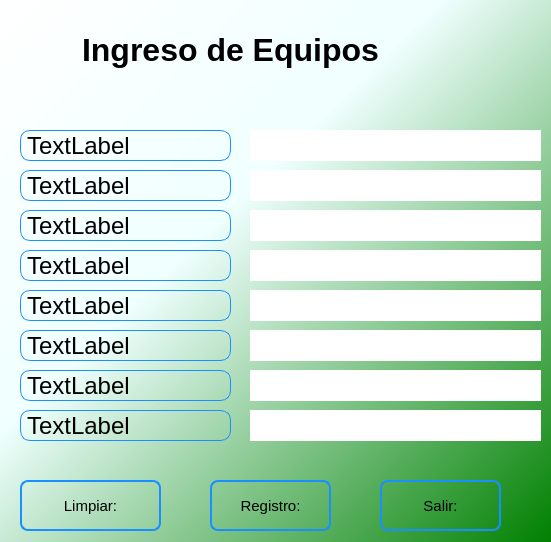
<?xml version="1.0" encoding="UTF-8"?>
<ui version="4.0">
 <class>MainWindow</class>
 <widget class="QMainWindow" name="MainWindow">
  <property name="geometry">
   <rect>
    <x>0</x>
    <y>0</y>
    <width>551</width>
    <height>542</height>
   </rect>
  </property>
  <property name="sizePolicy">
   <sizepolicy hsizetype="Fixed" vsizetype="Fixed">
    <horstretch>0</horstretch>
    <verstretch>0</verstretch>
   </sizepolicy>
  </property>
  <property name="maximumSize">
   <size>
    <width>551</width>
    <height>542</height>
   </size>
  </property>
  <property name="windowTitle">
   <string>EgresoEquios</string>
  </property>
  <property name="windowIcon">
   <iconset>
    <normaloff>../img/pucusoft.png</normaloff>../img/pucusoft.png</iconset>
  </property>
  <widget class="QWidget" name="Fondo">
   <property name="styleSheet">
    <string notr="true">background-color: qlineargradient(x1: 0, y1: 0, x2: 1, y2: 1,stop: 0 white, stop: 0.4 azure,stop: 1 green);</string>
   </property>
   <widget class="QLabel" name="Logo">
    <property name="geometry">
     <rect>
      <x>430</x>
      <y>10</y>
      <width>91</width>
      <height>91</height>
     </rect>
    </property>
    <property name="styleSheet">
     <string notr="true">background-color: none;</string>
    </property>
    <property name="text">
     <string/>
    </property>
    <property name="pixmap">
     <pixmap>../img/Logo_HelpDesk.png</pixmap>
    </property>
    <property name="scaledContents">
     <bool>true</bool>
    </property>
    <property name="wordWrap">
     <bool>false</bool>
    </property>
   </widget>
   <widget class="QLabel" name="Marquesina">
    <property name="geometry">
     <rect>
      <x>80</x>
      <y>20</y>
      <width>301</width>
      <height>61</height>
     </rect>
    </property>
    <property name="styleSheet">
     <string notr="true">background-color: none;

</string>
    </property>
    <property name="text">
     <string>&lt;html&gt;&lt;head/&gt;&lt;body&gt;&lt;p align=&quot;center&quot;&gt;&lt;span style=&quot; font-size:24pt; font-weight:700;&quot;&gt;Ingreso de Equipos&lt;/span&gt;&lt;/p&gt;&lt;/body&gt;&lt;/html&gt;</string>
    </property>
   </widget>
   <widget class="QFrame" name="Etiqueta_Frame">
    <property name="geometry">
     <rect>
      <x>10</x>
      <y>110</y>
      <width>231</width>
      <height>351</height>
     </rect>
    </property>
    <property name="styleSheet">
     <string notr="true">background-color: none;
border-color: black;
border-style: dashed;</string>
    </property>
    <property name="frameShape">
     <enum>QFrame::StyledPanel</enum>
    </property>
    <property name="frameShadow">
     <enum>QFrame::Raised</enum>
    </property>
    <widget class="QLabel" name="label_2">
     <property name="geometry">
      <rect>
       <x>10</x>
       <y>20</y>
       <width>211</width>
       <height>31</height>
      </rect>
     </property>
     <property name="styleSheet">
      <string notr="true">border-radius:10px; 
font: 18pt;
color: black;
border: 1px solid #1890ff;


</string>
     </property>
     <property name="text">
      <string>TextLabel</string>
     </property>
    </widget>
    <widget class="QLabel" name="label_3">
     <property name="geometry">
      <rect>
       <x>10</x>
       <y>60</y>
       <width>211</width>
       <height>31</height>
      </rect>
     </property>
     <property name="styleSheet">
      <string notr="true">border-radius:10px; 
font: 18pt;
color: black;
border: 1px solid #1890ff;


</string>
     </property>
     <property name="text">
      <string>TextLabel</string>
     </property>
    </widget>
    <widget class="QLabel" name="label_4">
     <property name="geometry">
      <rect>
       <x>10</x>
       <y>100</y>
       <width>211</width>
       <height>31</height>
      </rect>
     </property>
     <property name="styleSheet">
      <string notr="true">border-radius:10px; 
font: 18pt;
color: black;
border: 1px solid #1890ff;


</string>
     </property>
     <property name="text">
      <string>TextLabel</string>
     </property>
    </widget>
    <widget class="QLabel" name="label_5">
     <property name="geometry">
      <rect>
       <x>10</x>
       <y>140</y>
       <width>211</width>
       <height>31</height>
      </rect>
     </property>
     <property name="styleSheet">
      <string notr="true">border-radius:10px; 
font: 18pt;
color: black;
border: 1px solid #1890ff;


</string>
     </property>
     <property name="text">
      <string>TextLabel</string>
     </property>
    </widget>
    <widget class="QLabel" name="label_6">
     <property name="geometry">
      <rect>
       <x>10</x>
       <y>180</y>
       <width>211</width>
       <height>31</height>
      </rect>
     </property>
     <property name="styleSheet">
      <string notr="true">border-radius:10px; 
font: 18pt;
color: black;
border: 1px solid #1890ff;


</string>
     </property>
     <property name="text">
      <string>TextLabel</string>
     </property>
    </widget>
    <widget class="QLabel" name="label_7">
     <property name="geometry">
      <rect>
       <x>10</x>
       <y>220</y>
       <width>211</width>
       <height>31</height>
      </rect>
     </property>
     <property name="styleSheet">
      <string notr="true">border-radius:10px; 
font: 18pt;
color: black;
border: 1px solid #1890ff;


</string>
     </property>
     <property name="text">
      <string>TextLabel</string>
     </property>
    </widget>
    <widget class="QLabel" name="label_8">
     <property name="geometry">
      <rect>
       <x>10</x>
       <y>260</y>
       <width>211</width>
       <height>31</height>
      </rect>
     </property>
     <property name="styleSheet">
      <string notr="true">border-radius:10px; 
font: 18pt;
color: black;
border: 1px solid #1890ff;


</string>
     </property>
     <property name="text">
      <string>TextLabel</string>
     </property>
    </widget>
    <widget class="QLabel" name="label_9">
     <property name="geometry">
      <rect>
       <x>10</x>
       <y>300</y>
       <width>211</width>
       <height>31</height>
      </rect>
     </property>
     <property name="styleSheet">
      <string notr="true">border-radius:10px; 
font: 18pt;
color: black;
border: 1px solid #1890ff;


</string>
     </property>
     <property name="text">
      <string>TextLabel</string>
     </property>
    </widget>
   </widget>
   <widget class="QFrame" name="Editor_Frame">
    <property name="geometry">
     <rect>
      <x>240</x>
      <y>110</y>
      <width>311</width>
      <height>351</height>
     </rect>
    </property>
    <property name="styleSheet">
     <string notr="true">background-color: none;
border-color: black;
border-style: dashed;</string>
    </property>
    <property name="frameShape">
     <enum>QFrame::StyledPanel</enum>
    </property>
    <property name="frameShadow">
     <enum>QFrame::Raised</enum>
    </property>
    <widget class="QLineEdit" name="lineEdit">
     <property name="geometry">
      <rect>
       <x>10</x>
       <y>20</y>
       <width>291</width>
       <height>31</height>
      </rect>
     </property>
     <property name="styleSheet">
      <string notr="true">  background-color: rgba(0, 0, 0,0);
  border-radius:10px; 
   color: rgb(255, 255, 254);
  border: 2px solid  rgb(255, 255, 255);
  font: 14pt ;
hover{
background-color: rgba(0, 0, 0,0);
border-radius:10px; 
font: 14pt;;
border: 2px solid  rgb(120, 0, 171);
}
  :focus{
  background-color: rgb(0, 0, 0);
  border-radius:10px; 
   border: 2px solid rgb(120, 0, 171);
  font: 14pt;
  }
        </string>
     </property>
    </widget>
    <widget class="QLineEdit" name="lineEdit_2">
     <property name="geometry">
      <rect>
       <x>10</x>
       <y>60</y>
       <width>291</width>
       <height>31</height>
      </rect>
     </property>
     <property name="styleSheet">
      <string notr="true">  background-color: rgba(0, 0, 0,0);
  border-radius:10px; 
   color: rgb(255, 255, 254);
  border: 2px solid  rgb(255, 255, 255);
  font: 14pt ;
hover{
background-color: rgba(0, 0, 0,0);
border-radius:10px; 
font: 14pt;;
border: 2px solid  rgb(120, 0, 171);
}
  :focus{
  background-color: rgb(0, 0, 0);
  border-radius:10px; 
   border: 2px solid rgb(120, 0, 171);
  font: 14pt;
  }
        </string>
     </property>
    </widget>
    <widget class="QLineEdit" name="lineEdit_3">
     <property name="geometry">
      <rect>
       <x>10</x>
       <y>100</y>
       <width>291</width>
       <height>31</height>
      </rect>
     </property>
     <property name="styleSheet">
      <string notr="true">  background-color: rgba(0, 0, 0,0);
  border-radius:10px; 
   color: rgb(255, 255, 254);
  border: 2px solid  rgb(255, 255, 255);
  font: 14pt ;
hover{
background-color: rgba(0, 0, 0,0);
border-radius:10px; 
font: 14pt;;
border: 2px solid  rgb(120, 0, 171);
}
  :focus{
  background-color: rgb(0, 0, 0);
  border-radius:10px; 
   border: 2px solid rgb(120, 0, 171);
  font: 14pt;
  }
        </string>
     </property>
    </widget>
    <widget class="QLineEdit" name="lineEdit_4">
     <property name="geometry">
      <rect>
       <x>10</x>
       <y>140</y>
       <width>291</width>
       <height>31</height>
      </rect>
     </property>
     <property name="styleSheet">
      <string notr="true">  background-color: rgba(0, 0, 0,0);
  border-radius:10px; 
   color: rgb(255, 255, 254);
  border: 2px solid  rgb(255, 255, 255);
  font: 14pt ;
hover{
background-color: rgba(0, 0, 0,0);
border-radius:10px; 
font: 14pt;;
border: 2px solid  rgb(120, 0, 171);
}
  :focus{
  background-color: rgb(0, 0, 0);
  border-radius:10px; 
   border: 2px solid rgb(120, 0, 171);
  font: 14pt;
  }
        </string>
     </property>
    </widget>
    <widget class="QLineEdit" name="lineEdit_5">
     <property name="geometry">
      <rect>
       <x>10</x>
       <y>180</y>
       <width>291</width>
       <height>31</height>
      </rect>
     </property>
     <property name="styleSheet">
      <string notr="true">  background-color: rgba(0, 0, 0,0);
  border-radius:10px; 
   color: rgb(255, 255, 254);
  border: 2px solid  rgb(255, 255, 255);
  font: 14pt ;
hover{
background-color: rgba(0, 0, 0,0);
border-radius:10px; 
font: 14pt;;
border: 2px solid  rgb(120, 0, 171);
}
  :focus{
  background-color: rgb(0, 0, 0);
  border-radius:10px; 
   border: 2px solid rgb(120, 0, 171);
  font: 14pt;
  }
        </string>
     </property>
    </widget>
    <widget class="QLineEdit" name="lineEdit_6">
     <property name="geometry">
      <rect>
       <x>10</x>
       <y>220</y>
       <width>291</width>
       <height>31</height>
      </rect>
     </property>
     <property name="styleSheet">
      <string notr="true">  background-color: rgba(0, 0, 0,0);
  border-radius:10px; 
   color: rgb(255, 255, 254);
  border: 2px solid  rgb(255, 255, 255);
  font: 14pt ;
hover{
background-color: rgba(0, 0, 0,0);
border-radius:10px; 
font: 14pt;;
border: 2px solid  rgb(120, 0, 171);
}
  :focus{
  background-color: rgb(0, 0, 0);
  border-radius:10px; 
   border: 2px solid rgb(120, 0, 171);
  font: 14pt;
  }
        </string>
     </property>
    </widget>
    <widget class="QLineEdit" name="lineEdit_7">
     <property name="geometry">
      <rect>
       <x>10</x>
       <y>260</y>
       <width>291</width>
       <height>31</height>
      </rect>
     </property>
     <property name="styleSheet">
      <string notr="true">  background-color: rgba(0, 0, 0,0);
  border-radius:10px; 
   color: rgb(255, 255, 254);
  border: 2px solid  rgb(255, 255, 255);
  font: 14pt ;
hover{
background-color: rgba(0, 0, 0,0);
border-radius:10px; 
font: 14pt;;
border: 2px solid  rgb(120, 0, 171);
}
  :focus{
  background-color: rgb(0, 0, 0);
  border-radius:10px; 
   border: 2px solid rgb(120, 0, 171);
  font: 14pt;
  }
        </string>
     </property>
    </widget>
    <widget class="QLineEdit" name="lineEdit_8">
     <property name="geometry">
      <rect>
       <x>10</x>
       <y>300</y>
       <width>291</width>
       <height>31</height>
      </rect>
     </property>
     <property name="styleSheet">
      <string notr="true">  background-color: rgba(0, 0, 0,0);
  border-radius:10px; 
   color: rgb(255, 255, 254);
  border: 2px solid  rgb(255, 255, 255);
  font: 14pt ;
hover{
background-color: rgba(0, 0, 0,0);
border-radius:10px; 
font: 14pt;;
border: 2px solid  rgb(120, 0, 171);
}
  :focus{
  background-color: rgb(0, 0, 0);
  border-radius:10px; 
   border: 2px solid rgb(120, 0, 171);
  font: 14pt;
  }
        </string>
     </property>
    </widget>
   </widget>
   <widget class="QPushButton" name="Clear_Button">
    <property name="geometry">
     <rect>
      <x>20</x>
      <y>480</y>
      <width>141</width>
      <height>51</height>
     </rect>
    </property>
    <property name="styleSheet">
     <string notr="true"> width: 6px;
 height: 6px;
 border: 2px solid #1890ff;
 border-radius: 8px;
 background: none;
font-size: 15px;

</string>
    </property>
    <property name="text">
     <string>Limpiar:</string>
    </property>
    <property name="icon">
     <iconset>
      <normaloff>../img/limpiezar-datos.png</normaloff>../img/limpiezar-datos.png</iconset>
    </property>
    <property name="iconSize">
     <size>
      <width>35</width>
      <height>35</height>
     </size>
    </property>
   </widget>
   <widget class="QPushButton" name="Record_Button">
    <property name="geometry">
     <rect>
      <x>210</x>
      <y>480</y>
      <width>121</width>
      <height>51</height>
     </rect>
    </property>
    <property name="styleSheet">
     <string notr="true">width: 6px;
 height: 6px;
 border: 2px solid #1890ff;
 border-radius: 8px;
 background: none;
font-size: 15px;</string>
    </property>
    <property name="text">
     <string>Registro:</string>
    </property>
    <property name="icon">
     <iconset>
      <normaloff>../img/registro-usuario.png</normaloff>../img/registro-usuario.png</iconset>
    </property>
    <property name="iconSize">
     <size>
      <width>50</width>
      <height>40</height>
     </size>
    </property>
   </widget>
   <widget class="QPushButton" name="Exit_Button">
    <property name="geometry">
     <rect>
      <x>380</x>
      <y>480</y>
      <width>121</width>
      <height>51</height>
     </rect>
    </property>
    <property name="styleSheet">
     <string notr="true">width: 6px;
 height: 6px;
 border: 2px solid #1890ff;
 border-radius: 8px;
 background: none;
font-size: 15px;</string>
    </property>
    <property name="text">
     <string>Salir:</string>
    </property>
    <property name="icon">
     <iconset>
      <normaloff>../img/salida.png</normaloff>../img/salida.png</iconset>
    </property>
    <property name="iconSize">
     <size>
      <width>30</width>
      <height>40</height>
     </size>
    </property>
   </widget>
  </widget>
 </widget>
 <resources/>
 <connections/>
</ui>
